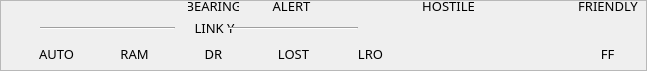
      <widget class="QFrame" name="frame_3">
       <property name="frameShape">
        <enum>QFrame::StyledPanel</enum>
       </property>
       <property name="frameShadow">
        <enum>QFrame::Raised</enum>
       </property>
       <widget class="QLabel" name="label_22">
        <property name="geometry">
         <rect>
          <x>188</x>
          <y>-2</y>
          <width>51</width>
          <height>16</height>
         </rect>
        </property>
        <property name="font">
         <font>
          <family>Bahnschrift</family>
          <pointsize>10</pointsize>
         </font>
        </property>
        <property name="text">
         <string>BEARING</string>
        </property>
        <property name="alignment">
         <set>Qt::AlignCenter</set>
        </property>
       </widget>
       <widget class="QLabel" name="label_24">
        <property name="geometry">
         <rect>
          <x>580</x>
          <y>46</y>
          <width>55</width>
          <height>16</height>
         </rect>
        </property>
        <property name="font">
         <font>
          <family>Bahnschrift</family>
          <pointsize>10</pointsize>
         </font>
        </property>
        <property name="text">
         <string>FF</string>
        </property>
        <property name="alignment">
         <set>Qt::AlignCenter</set>
        </property>
       </widget>
       <widget class="QLabel" name="label_36">
        <property name="geometry">
         <rect>
          <x>266</x>
          <y>-2</y>
          <width>51</width>
          <height>16</height>
         </rect>
        </property>
        <property name="font">
         <font>
          <family>Bahnschrift</family>
          <pointsize>10</pointsize>
         </font>
        </property>
        <property name="text">
         <string>ALERT</string>
        </property>
        <property name="alignment">
         <set>Qt::AlignCenter</set>
        </property>
       </widget>
       <widget class="QLabel" name="label_37">
        <property name="geometry">
         <rect>
          <x>423</x>
          <y>-2</y>
          <width>51</width>
          <height>16</height>
         </rect>
        </property>
        <property name="font">
         <font>
          <family>Bahnschrift</family>
          <pointsize>10</pointsize>
         </font>
        </property>
        <property name="text">
         <string>HOSTILE</string>
        </property>
        <property name="alignment">
         <set>Qt::AlignCenter</set>
        </property>
       </widget>
       <widget class="QLabel" name="label_38">
        <property name="geometry">
         <rect>
          <x>578</x>
          <y>-2</y>
          <width>60</width>
          <height>16</height>
         </rect>
        </property>
        <property name="font">
         <font>
          <family>Bahnschrift</family>
          <pointsize>10</pointsize>
         </font>
        </property>
        <property name="text">
         <string>FRIENDLY</string>
        </property>
        <property name="alignment">
         <set>Qt::AlignCenter</set>
        </property>
       </widget>
       <widget class="QLabel" name="label_23">
        <property name="geometry">
         <rect>
          <x>32</x>
          <y>46</y>
          <width>49</width>
          <height>16</height>
         </rect>
        </property>
        <property name="font">
         <font>
          <family>Bahnschrift</family>
          <pointsize>10</pointsize>
         </font>
        </property>
        <property name="text">
         <string>AUTO</string>
        </property>
        <property name="alignment">
         <set>Qt::AlignCenter</set>
        </property>
       </widget>
       <widget class="QLabel" name="label_40">
        <property name="geometry">
         <rect>
          <x>110</x>
          <y>46</y>
          <width>49</width>
          <height>16</height>
         </rect>
        </property>
        <property name="font">
         <font>
          <family>Bahnschrift</family>
          <pointsize>10</pointsize>
         </font>
        </property>
        <property name="text">
         <string>RAM</string>
        </property>
        <property name="alignment">
         <set>Qt::AlignCenter</set>
        </property>
       </widget>
       <widget class="QLabel" name="label_41">
        <property name="geometry">
         <rect>
          <x>189</x>
          <y>46</y>
          <width>49</width>
          <height>16</height>
         </rect>
        </property>
        <property name="font">
         <font>
          <family>Bahnschrift</family>
          <pointsize>10</pointsize>
         </font>
        </property>
        <property name="text">
         <string>DR</string>
        </property>
        <property name="alignment">
         <set>Qt::AlignCenter</set>
        </property>
       </widget>
       <widget class="QLabel" name="label_42">
        <property name="geometry">
         <rect>
          <x>269</x>
          <y>46</y>
          <width>49</width>
          <height>16</height>
         </rect>
        </property>
        <property name="font">
         <font>
          <family>Bahnschrift</family>
          <pointsize>10</pointsize>
         </font>
        </property>
        <property name="text">
         <string>LOST</string>
        </property>
        <property name="alignment">
         <set>Qt::AlignCenter</set>
        </property>
       </widget>
       <widget class="QLabel" name="label_43">
        <property name="geometry">
         <rect>
          <x>346</x>
          <y>46</y>
          <width>49</width>
          <height>16</height>
         </rect>
        </property>
        <property name="font">
         <font>
          <family>Bahnschrift</family>
          <pointsize>10</pointsize>
         </font>
        </property>
        <property name="text">
         <string>LRO</string>
        </property>
        <property name="alignment">
         <set>Qt::AlignCenter</set>
        </property>
       </widget>
       <widget class="Line" name="line_26">
        <property name="geometry">
         <rect>
          <x>40</x>
          <y>20</y>
          <width>135</width>
          <height>16</height>
         </rect>
        </property>
        <property name="orientation">
         <enum>Qt::Horizontal</enum>
        </property>
       </widget>
       <widget class="QLabel" name="label_44">
        <property name="geometry">
         <rect>
          <x>189</x>
          <y>20</y>
          <width>51</width>
          <height>16</height>
         </rect>
        </property>
        <property name="font">
         <font>
          <family>Bahnschrift</family>
          <pointsize>10</pointsize>
         </font>
        </property>
        <property name="text">
         <string>LINK Y</string>
        </property>
        <property name="alignment">
         <set>Qt::AlignCenter</set>
        </property>
       </widget>
       <widget class="Line" name="line_25">
        <property name="geometry">
         <rect>
          <x>228</x>
          <y>20</y>
          <width>130</width>
          <height>16</height>
         </rect>
        </property>
        <property name="orientation">
         <enum>Qt::Horizontal</enum>
        </property>
       </widget>
      </widget>
